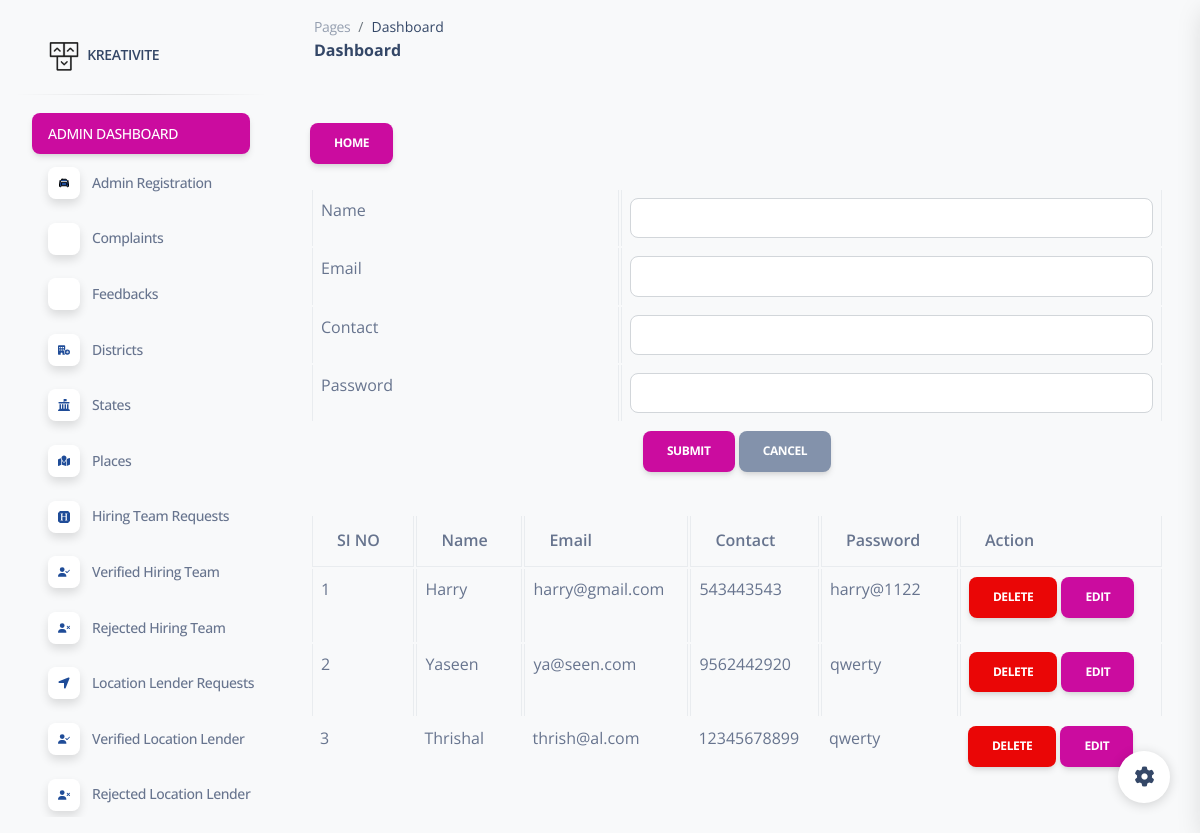
Page /Web/Admin/AdminRegistration.php on the committed database.
### tables this page shows
CREATE TABLE `tbl_adminregistration` (
  `adminregistration_id` int(11) NOT NULL,
  `adminregistration_name` varchar(50) NOT NULL,
  `adminregistration_email` varchar(50) NOT NULL,
  `adminregistration_contact` varchar(50) NOT NULL,
  `adminregistration_password` varchar(50) NOT NULL
);

### Web/Admin/AdminRegistration.php (the view, shortened to what this page needs)
<?php
include('Head.php');
?>
<?php
include("../Assets/Connection/connection.php");
$ename = "";
$eemail = "";
$econtact = "";
$epassword = "";
?>
<!DOCTYPE html PUBLIC "-//W3C//DTD XHTML 1.0 Transitional//EN" "http://www.w3.org/TR/xhtml1/DTD/xhtml1-transitional.dtd">
<html xmlns="http://www.w3.org/1999/xhtml">
<head>
</head>
<body>
<div class="container mt-4">
<a href="Homepage.php" class="btn btn-primary mb-4">Home</a>
        <form id="form1" name="form1" method="post" action="">
            <table class="table table-bordered" width="500" align="center">
                <tr>
                    <td width="208">Name</td>
                    <td width="366">
                        <input required type="text" name="txtName" id="txtName" class="form-control" value="<?php echo $ename ?>" />
                    </td>
                </tr>
                <tr>
                    <td>Email</td>
                    <td>
                        <input required type="text" name="txtEmail" id="txtEmail" class="form-control" value="<?php echo $eemail ?>" />
                    </td>
                </tr>
                <tr>
                    <td>Contact</td>
                    <td>
                        <input required type="text" name="txtContact" id="txtContact" class="form-control" value="<?php echo $econtact ?>" />
                    </td>
                </tr>
                <tr>
                    <td>Password</td>
                    <td>
                        <input required type="text" name="txtPassword" id="txtPassword" class="form-control" value="<?php echo $epassword ?>" />
                    </td>
                </tr>
                <tr>
                    <td colspan="2" align="center">
                        <input type="submit" name="btnSubmit" id="btnSubmit" class="btn btn-primary" value="Submit" />
                        <input type="reset" name="btnCancel" id="btnCancel" class="btn btn-secondary" value="Cancel" />
                    </td>
                </tr>
            </table>
        </form>
        <table class="table table-bordered" align="center">
            <thead>
                <tr>
                    <th>SI NO</th>
                    <th>Name</th>
                    <th>Email</th>
                    <th>Contact</th>
                    <th>Password</th>
                    <th>Action</th>
                </tr>
            </thead>
            <tbody>
                <?php
                $i = 0;
                $selQry = "select * from tbl_adminregistration";
                $data = $con->query($selQry);
                while ($row = $data->fetch_assoc()) {
                    $i++;
                ?>
                    <tr>
                        <td><?php echo $i ?></td>
                        <td><?php echo $row["adminregistration_name"] ?></td>
                        <td><?php echo $row["adminregistration_email"] ?></td>
                        <td><?php echo $row["adminregistration_contact"] ?></td>
                        <td><?php echo $row["adminregistration_password"] ?></td>
                        <td>
                            <a href="AdminRegistration.php?delID=<?php echo $row["adminregistration_id"] ?>" class="btn btn-danger">Delete</a>
                            <a href="AdminRegistration.php?edit=<?php echo $row["adminregistration_id"] ?>" class="btn btn-primary">Edit</a>
                        </td>
                    </tr>
                <?php
                }
                ?>
            </tbody>
        </table>
    </div>
</body>
</html>
<br />
<?php
        include('Foot.php');
        ?>

### rows in the picture
tbl_adminregistration: adminregistration_name "Harry", adminregistration_email "harry@gmail.com", adminregistration_contact "543443543", adminregistration_password "harry@1122"
tbl_adminregistration: adminregistration_name "Yaseen", adminregistration_email "ya@seen.com", adminregistration_contact "9562442920", adminregistration_password "qwerty"
tbl_adminregistration: adminregistration_name "Thrishal", adminregistration_email "thrish@al.com", adminregistration_contact "12345678899", adminregistration_password "qwerty"
